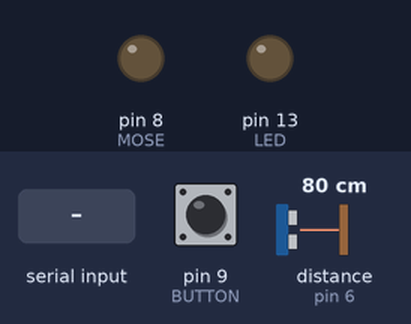
Bench run of a sketch on a simulated Arduino Uno, built with avr-gcc and run on an emulated ATmega328P. On the bench: output pins drawn as LEDs (lit = HIGH). Wiring (inferred from the names in the program): ultrasonic range finder: trigger pin 7; echo pin 6. The inputs (shaded band) are chosen by the test bench; at power-on: pin 9 (BUTTON) HIGH, distance to the obstacle (sensor on pin 6) 80 cm. The echo pulse lasts 58.3 µs per cm; pins used as bus, display or sensor lines are not drawn.

Above: at 1.2 s.
1.3 s: "1\n" received over the second serial link
At 2.1 s:
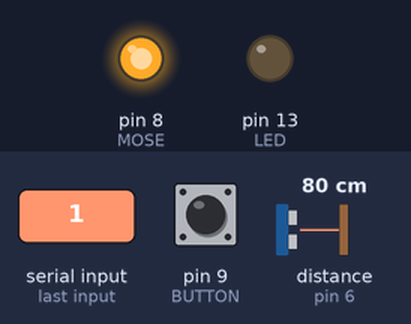
2.8 s: "0\n" received over the second serial link
At 4.3 s:
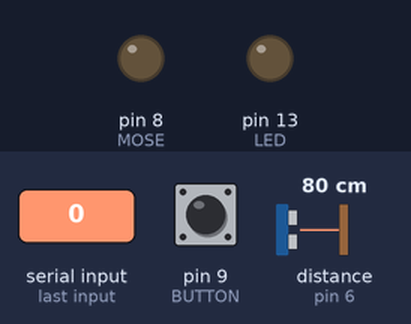
Timing chart, 0 to 5.8 s (numbered marks = the images above; inputs shaded):
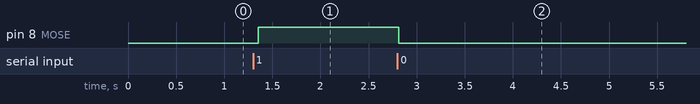

The sketch:

OwlNightVision.ino
```cpp
// 김광영 : 아두이노 프로그래밍 및 설계
// 김태윤 : 설계 및 외형디자인

#include <IRremote.h>
#include <SoftwareSerial.h>
SoftwareSerial BTSerial(2, 3);
const int echoPin = 6;
const int trigPin = 7;
const int MOSE = 8;
const int BUTTON = 9;
int RECV_PIN = 11;
int LED = 13;

int STATE = 0;
int result = 0;
int BUTTONSTATE = 0;
int count = 0;
int temp_value = 0;

long microsecondsToCentimeters(long microseconds)
{return microseconds / 29 / 2;}

IRrecv irrecv(RECV_PIN);
decode_results results;

void setup()
{
  Serial.begin(9600);
  BTSerial.begin(9600);
  irrecv.enableIRIn();
  pinMode(LED,OUTPUT);
  pinMode(MOSE, OUTPUT);
  digitalWrite(MOSE,LOW);
  pinMode(BUTTON, INPUT);
  digitalWrite(BUTTON, HIGH);
}

void loop() {
  // Controlling the MOSE
    if(BTSerial.available() > 0)
  {
    STATE = BTSerial.read(); // Reads the data from the serial port
  }
  BUTTONSTATE = digitalRead(BUTTON);
  if (BUTTONSTATE == LOW)
  {
  BTSerial.write('1');
  }
  else
  {
   BTSerial.write('0');
  }

  if (STATE == '1')
  {
  digitalWrite(MOSE,HIGH);; // MOSE ON
  STATE = 0;
  }
  else if (STATE == '0')
  {
  digitalWrite(MOSE, LOW); // MOSE ON
  STATE = 0;
  }
  // ------------Ultrasonic Distance
  long duration, cm;
  pinMode(trigPin, OUTPUT);
  digitalWrite(trigPin, LOW);
  delayMicroseconds(2);
  digitalWrite(trigPin, HIGH);
  delayMicroseconds(10);
  digitalWrite(trigPin, LOW);
  pinMode(echoPin, INPUT);
  duration = pulseIn(echoPin, HIGH);
  cm = microsecondsToCentimeters(duration);
  //Serial.print(cm);
 // Serial.print("cm");
//Serial.println();
  delay(50);
    // ------------IR Sensing
  if (irrecv.decode(&results)) {
 //Serial.println("**************************************");
 //Serial.println(results.value);
    result = 4294967295 - results.value;
   // Serial.println(result); // default
    if (result == 0){
      count++;
      //Serial.println(count);
      delay(50);
    }
    //--------------Distance Control
    if (result != 0 && cm<=20){
        digitalWrite(LED,LOW);
      }
    if (result != 0 && cm>20){
      digitalWrite(LED,HIGH);
      delay(1500);
    }
    if (count == 10) {
      digitalWrite(LED,LOW);
      count = 0;
    }
    irrecv.resume(); // Receive the next value
    delay(100);
  }
  else{
    digitalWrite(LED,LOW);
  }
  }
```

Measured:
- after the input at 1.3 s, pin 8 (MOSE): LOW → HIGH after 0.05 s
- after the input at 2.8 s, pin 8 (MOSE): HIGH → LOW at once
